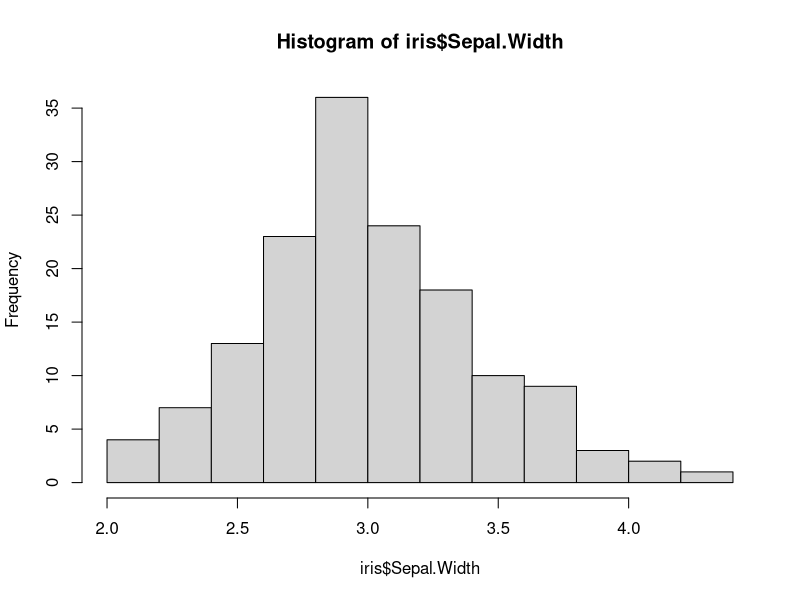
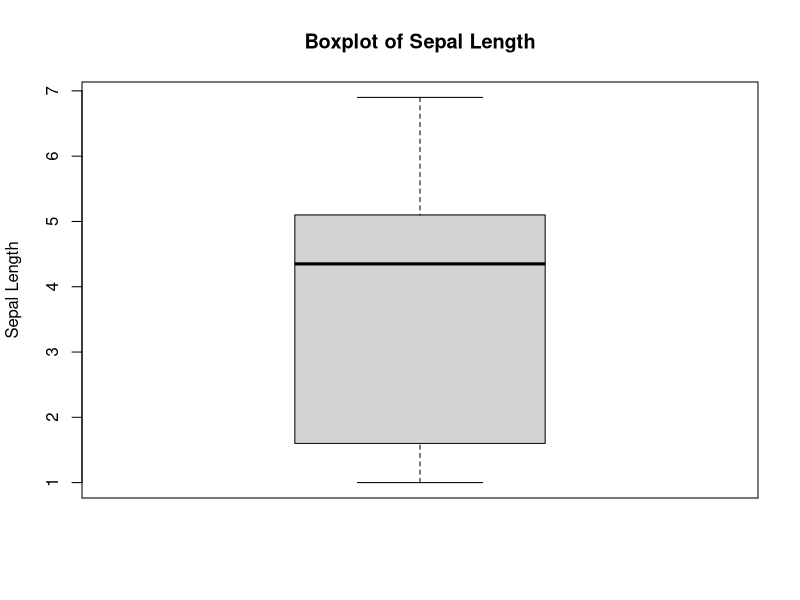
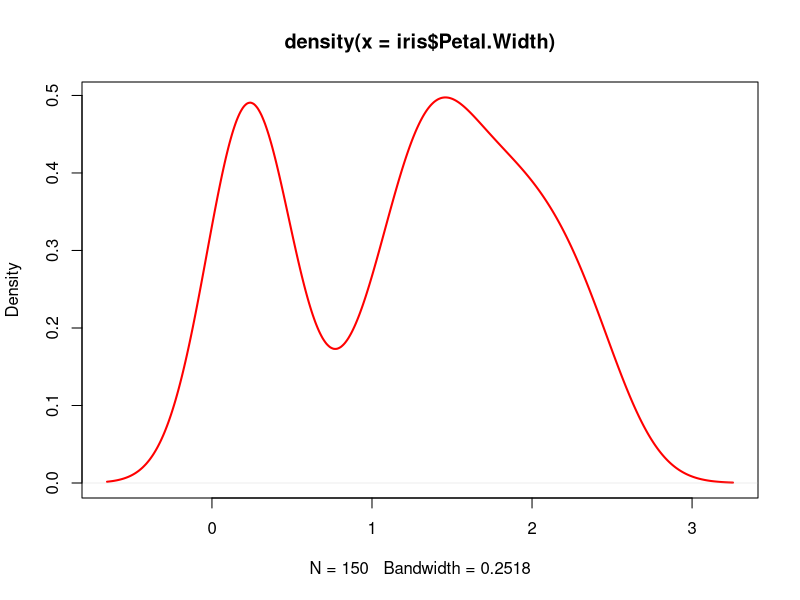
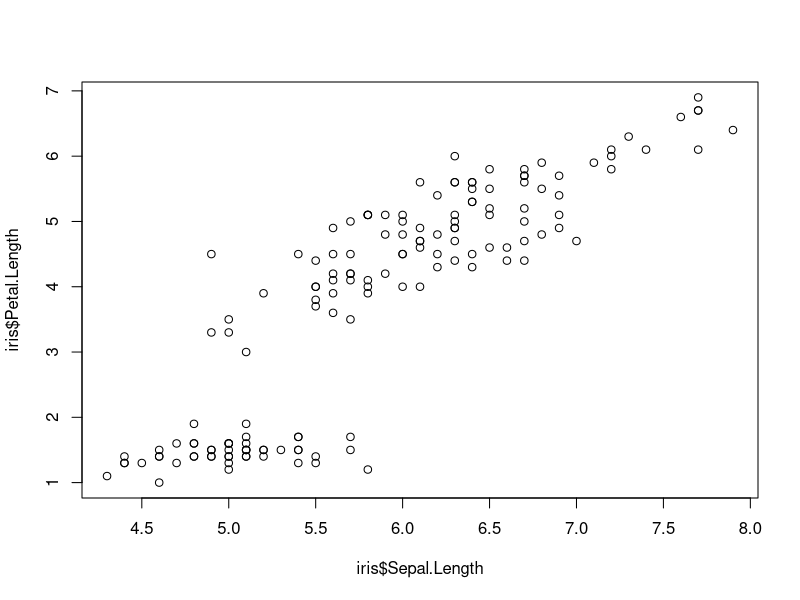
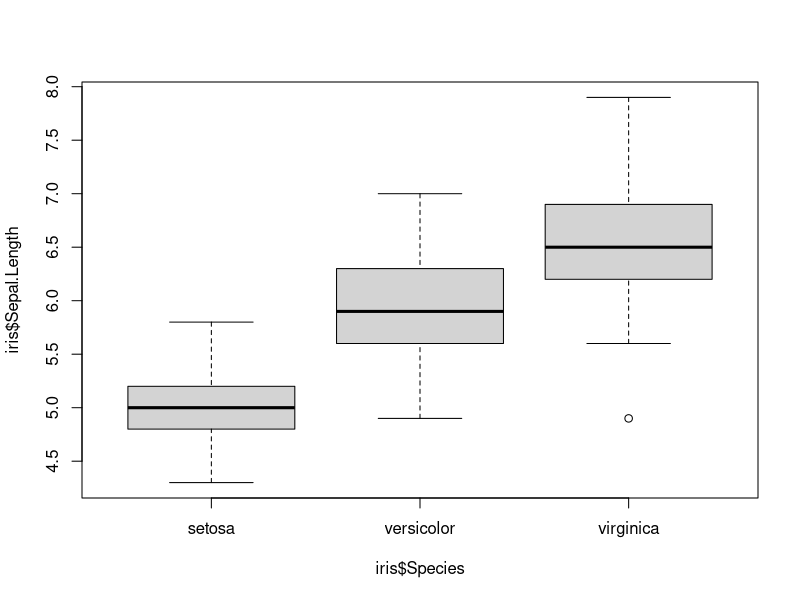
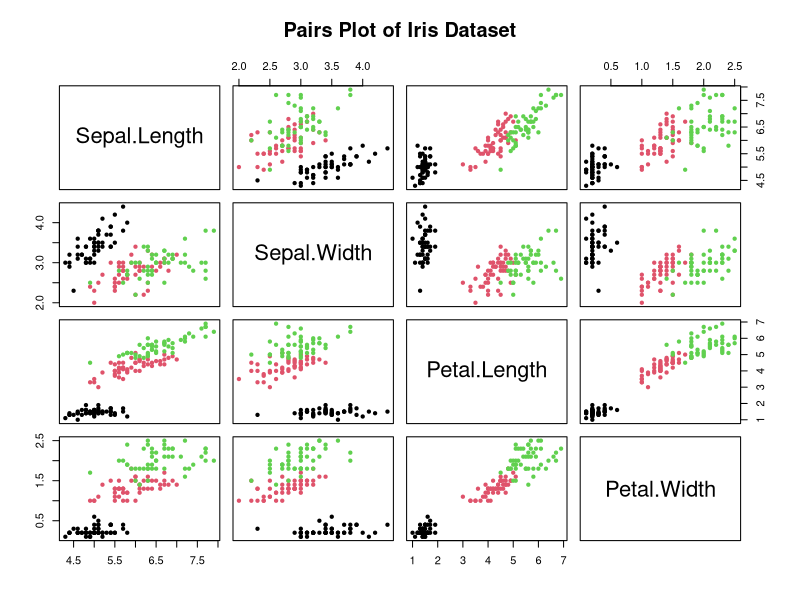
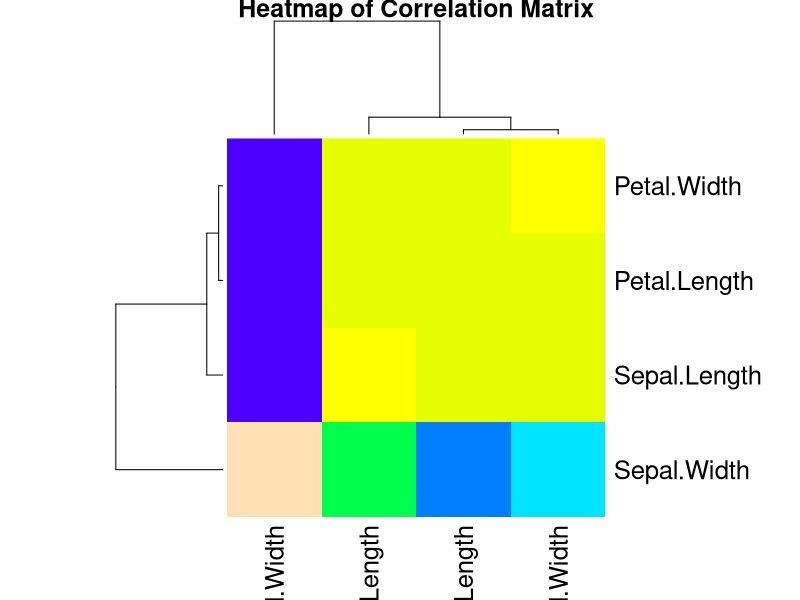

Generate these figures, in order, with R:
data(iris)
head(iris)

summary(iris)

colnames(iris)

sum(is.na(iris))

# Univariate Analysis

hist(iris$Sepal.Width)

boxplot(iris$Petal.Length,main="Boxplot of Sepal Length", 
        ylab="Sepal Length")

plot(density(iris$Petal.Width),col = "red",lwd=2)


# Bivariate Analysis

plot(iris$Sepal.Length,iris$Petal.Length)

boxplot(iris$Sepal.Length ~ iris$Species)

# Multivariate Analysis

pairs(iris[, 1:4], 
      main="Pairs Plot of Iris Dataset", 
      col=iris$Species,pch = 20)


cor_matrix <- cor(iris[, 1:4])
print(cor_matrix)

heatmap(cor_matrix, 
        main="Heatmap of Correlation Matrix", 
        col=topo.colors(10))



